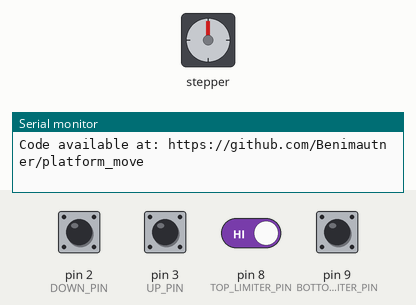
Simulated run of this sketch. Board: Arduino Uno, built with avr-gcc and run on an emulated ATmega328P. Shown: stepper motor, the last lines printed to the serial monitor. Wiring (inferred from the names in the program): stepper motor driver (200 steps per turn assumed): step pin 5; direction pin 4; enable pin 6. The test bench sets the inputs (shaded band); at power-on: pin 2 (DOWN_PIN), pin 3 (UP_PIN), pin 8 (TOP_LIMITER_PIN), pin 9 (BOTTOM_LIMITER_PIN) HIGH.

Above: at 1.2 s.
1.3 s: pin 2 (DOWN_PIN) pulled LOW for 0.15 s
At 2.28 s:
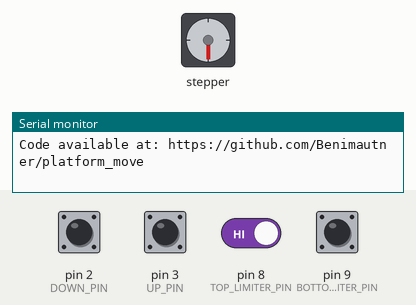
4.4 s: pin 8 (TOP_LIMITER_PIN) driven LOW
7.4 s: pin 8 (TOP_LIMITER_PIN) driven HIGH
8.9 s: pin 3 (UP_PIN) pulled LOW for 1 s
At 9.26 s:
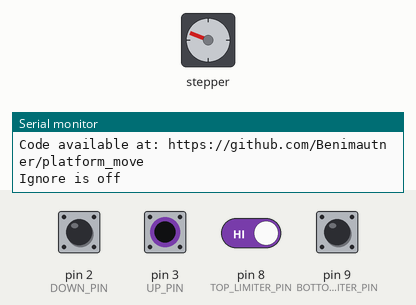
11.4 s: pin 9 (BOTTOM_LIMITER_PIN) pulled LOW for 0.15 s
At 12.7 s:
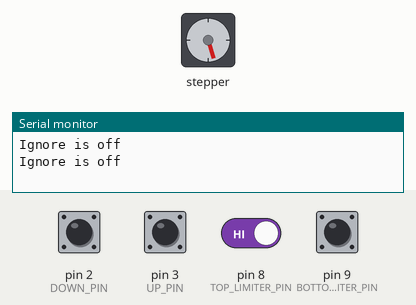
13.0 s: pin 3 (UP_PIN) pulled LOW for 0.15 s
At 13.31 s:
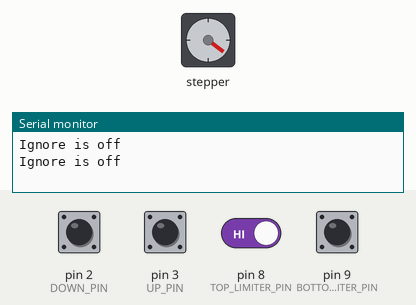
Timing chart, 0 to 21.4 s (numbered marks = the images above; inputs shaded):
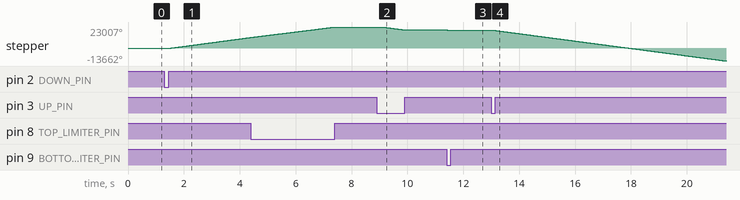

Measured:
- after the input at 1.3 s, stepper: keeps turning clockwise at about 4007°/s, starting after 0.15 s
- after the input at 8.9 s, stepper: turns 3204° counter-clockwise in 0.80 s, starting after 0.20 s
- after the input at 11.4 s, stepper: turns 560° counter-clockwise in 0.15 s, starting at once
- after the input at 13.0 s, stepper: keeps turning counter-clockwise at about 3989°/s, starting after 0.15 s

The sketch:

platform_move.ino
```cpp
/*
  Author: Benedikt Mautner
  Date: 19.1.22
  Descripton: This sketch acts as a controller for stepper motors with the JSS57P2N controller.
  One short press of the buttons moves the platform to the stops.
  Long presses move the platform until the button is released. Endstops are always respected!

  Enable, Pulse and Direction pins can be the same for all steppers since they have to move the same distance anyways
  This could be changed if one wants different pulses/rev for each stepper, but I see no need for this

  Buttons use input_pullup, so they should be connected to short to ground when pressed!

*/

#define TYPE_TIME unsigned long

#define UP_PIN 3
#define DOWN_PIN 2
#define PULSE_PIN 5
#define ENABLE_PIN 6
#define DIRECTION_PIN 4
#define TOP_LIMITER_PIN 8
#define BOTTOM_LIMITER_PIN 9

#define PULSESPERREV 5000
#define PULSE_DELAY_US 220 // can be as low as 5, according to datasheet of motor
#define SHORT_PRESS_MS 200 // clicks of buttons under 200 ms count as short clicks

#define DIRECTION_UP 0  // HIGH or LOW, depending on the preferred direction for upwards motion
#define DIRECTION_DOWN !DIRECTION_UP

enum ButtonStatus : int {
  RELEASED,     // do not change order! RELEASED has to be 0 and pressed has to be 1
  PRESSED
};

enum DriveStatus : int {
  STOPPED,
  UP_MANUAL,
  DOWN_MANUAL,
  UP_TILL_STOP,
  DOWN_TILL_STOP,
};

struct Button {
  TYPE_TIME duration = 0;
  TYPE_TIME prev_duration = 0;
  ButtonStatus status = RELEASED;
};

struct Buttons {
  Button up;
  Button down;
  Button top_limiter;
  Button bottom_limiter;

  bool ignore = false;
};

struct Controller {
  Buttons buttons;
  int direction = -1;
  int pulsesperrev = PULSESPERREV;
  DriveStatus driveStatus = STOPPED;

  void pulse() {
    digitalWrite(PULSE_PIN, HIGH);
    delayMicroseconds(PULSE_DELAY_US);
    digitalWrite(PULSE_PIN, LOW);
    delayMicroseconds(PULSE_DELAY_US);
  }

  void update_input_button(bool read, Button& btn) {
    // if button is released, set status and prev_duration
    if (read) {
      btn.status = RELEASED;
      if (btn.duration > 0) {
        btn.prev_duration = millis() - btn.duration;
        btn.duration = 0;
      }
    } else {
      // if button is pressed, record current time and set status
      if (btn.status == RELEASED) {
        btn.duration = millis();
      }
      btn.status = PRESSED;
    }
  }

  void update_buttons() {

    // set variables for each available button
    update_input_button(digitalRead(UP_PIN), buttons.up);
    update_input_button(digitalRead(DOWN_PIN), buttons.down);
    update_input_button(digitalRead(TOP_LIMITER_PIN), buttons.top_limiter);
    update_input_button(digitalRead(BOTTOM_LIMITER_PIN), buttons.bottom_limiter);

    // if  all buttons are released, disable button ignore
    if (buttons.up.status == RELEASED && buttons.down.status == RELEASED && buttons.ignore) {
      buttons.ignore = false;
      Serial.println("Ignore is off");
      buttons.up.prev_duration = 0;
      buttons.down.prev_duration = 0;
    }

  }

  void update() {
    update_buttons();

    // if one of the limiter is pressed, ignore buttons and drive in the other direction
    if (buttons.top_limiter.status || buttons.bottom_limiter.status) {
      buttons.ignore = true;
      digitalWrite(ENABLE_PIN, LOW);
      while (buttons.top_limiter.status || buttons.bottom_limiter.status) {
        update_buttons();
        digitalWrite(DIRECTION_PIN, buttons.top_limiter.status ? DIRECTION_DOWN : DIRECTION_UP);
        pulse();
      }
      digitalWrite(ENABLE_PIN, HIGH);
      driveStatus = STOPPED;
    }

    //if opposite button of automatic direction is pressed, or both buttons are pressed, stop
    if ( (driveStatus == UP_TILL_STOP && buttons.down.status == PRESSED) ||
         (driveStatus == DOWN_TILL_STOP && buttons.up.status == PRESSED) ||
         (buttons.down.status == PRESSED && buttons.up.status == PRESSED)) {
      driveStatus = STOPPED;
      buttons.ignore = true;
      Serial.println("Ignore is on");
    }
    //dont change status if buttons are supposed to be ignored
    if (buttons.ignore) {
      return;
    }

    // if button is pressed and the time pressed is longer than the specified short_press threshold, set to manual
    if (buttons.up.duration > 0 && millis() - buttons.up.duration > (TYPE_TIME)SHORT_PRESS_MS) {
      driveStatus = UP_MANUAL;
    }
    else if (buttons.down.duration > 0 && millis() - buttons.down.duration > (TYPE_TIME)SHORT_PRESS_MS) {
      driveStatus = DOWN_MANUAL;
    }
    // if button is released and the time pressed is shorter than short_press threshold, set mode to automatic
    else if (buttons.up.prev_duration > 0 && buttons.up.prev_duration <= (TYPE_TIME)SHORT_PRESS_MS) {
      driveStatus = UP_TILL_STOP;
    }
    else if (buttons.down.prev_duration > 0 && buttons.down.prev_duration <= (TYPE_TIME)SHORT_PRESS_MS) {
      driveStatus = DOWN_TILL_STOP;
    }

    // resetting durations after having dealt with them
    buttons.up.prev_duration = 0;
    buttons.down.prev_duration = 0;

    // stop driving if manual mode is selected and button is released
    if ((driveStatus == UP_MANUAL && buttons.up.status == RELEASED) ||
        (driveStatus == DOWN_MANUAL && buttons.down.status == RELEASED)) {
      driveStatus = STOPPED;
    }

  }

  void drive() {
    if (driveStatus == STOPPED) {
      digitalWrite(ENABLE_PIN, HIGH);
      return;
    }

    if (driveStatus == UP_MANUAL || driveStatus == UP_TILL_STOP) {
      digitalWrite(ENABLE_PIN, LOW);
      digitalWrite(DIRECTION_PIN, DIRECTION_UP);
      // always do a quarter rev at once
      for (int i = 0; i < 20; i++) {
        pulse();
      }
    }
    else if (driveStatus == DOWN_MANUAL || driveStatus == DOWN_TILL_STOP) {
      digitalWrite(ENABLE_PIN, LOW);
      digitalWrite(DIRECTION_PIN, DIRECTION_DOWN);
      // we want a response time of < 20 ms.
      // we spend 1 ms per pulse (at 100us width)
      // so we cannot do more than 20 pulses at once
      for (int i = 0; i < 100; i++) {
        pulse();
      }
    }

  }

};

Controller controller;

void setup() {
  Serial.begin(115200);
  Serial.println("Code available at: https://github.com/Benimautner/platform_move");

  pinMode(PULSE_PIN, OUTPUT);
  pinMode(ENABLE_PIN, OUTPUT);
  pinMode(DIRECTION_PIN, OUTPUT);

  pinMode(UP_PIN, INPUT_PULLUP);
  pinMode(DOWN_PIN, INPUT_PULLUP);
  pinMode(TOP_LIMITER_PIN, INPUT_PULLUP);
  pinMode(BOTTOM_LIMITER_PIN, INPUT_PULLUP);

  digitalWrite(ENABLE_PIN, HIGH);
}

void loop() {
  controller.update();
  controller.drive();

  /*
    Serial.println("Drive status: " + String(controller.driveStatus));
    Serial.println("Ignore: " + String(controller.buttons.ignore));
    Serial.println("Btn up: " + String(controller.buttons.up));
    Serial.println("Btn down: " + String(controller.buttons.down));
    Serial.println("Btn up duration: " + String(controller.buttons.up_duration));
    Serial.println("Btn down duration: " + String(controller.buttons.down_duration));
    Serial.println("Btn up prev: " + String(controller.buttons.up_prev_duration));
    Serial.println("Btn down prev: " + String(controller.buttons.down_prev_duration));
    Serial.flush();
  */

}
```
